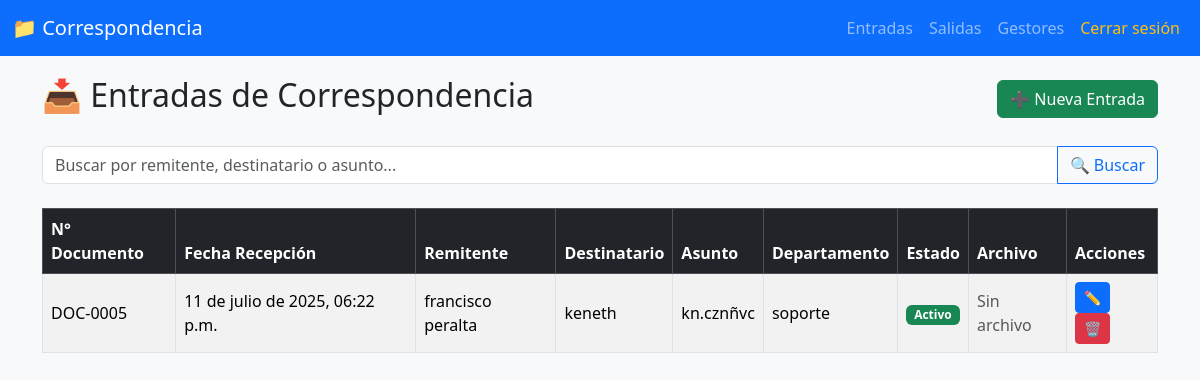
The page /entradas/ (signed in) on the database its author committed.
### correspondencia_app/models.py (models this page shows, shortened)
class EntradaCorrespondencia(models.Model):
    numero_documento = models.CharField(max_length=20, unique=True, editable=False)
    fecha_recepcion = models.DateTimeField(auto_now_add=True)
    remitente = models.CharField(max_length=100)
    destinatario = models.CharField(max_length=100)
    asunto = models.TextField()
    departamento_destino = models.CharField(max_length=100)
    estado = models.CharField(max_length=50)
    archivo_adjunto = models.FileField(upload_to='archivos_entrada/', blank=True, null=True)
    observaciones = models.TextField(blank=True)

### correspondencia_app/views.py (the view)
# urls.py: path('entradas/', views.entrada_list, name='entrada_list'),
@login_required
@user_passes_test(lambda u: es_administrador(u) or es_editor(u) or es_visualizador(u))
def entrada_list(request):
    query = request.GET.get("q")
    if query:
        entradas = EntradaCorrespondencia.objects.filter(
            Q(numero_documento__icontains=query) |
            Q(remitente__icontains=query) |
            Q(destinatario__icontains=query) |
            Q(asunto__icontains=query) |
            Q(departamento_destino__icontains=query) |
            Q(estado__icontains=query)
        )
    else:
        entradas = EntradaCorrespondencia.objects.all()
    return render(request, 'correspondencia_app/entrada_list.html', {'entradas': entradas})

### correspondencia_app/views.py (called while the page is built)
def es_administrador(user):
    return user.groups.filter(name='Administrador').exists()

### templates/correspondencia_app/entrada_list.html (shortened to what this page needs)
{% extends 'correspondencia_app/base.html' %}
{% load static %}
{% block content %}
<div class="d-flex justify-content-between align-items-center mb-4">
    <h2>📥 Entradas de Correspondencia</h2>
    <a href="{% url 'correspondencia_app:entrada_create' %}" class="btn btn-success">
        ➕ Nueva Entrada
    </a>
</div>
<form method="GET" class="mb-4">
    <div class="input-group">
        <input type="text" name="q" placeholder="Buscar por remitente, destinatario o asunto..." class="form-control" value="{{ request.GET.q }}">
        <button type="submit" class="btn btn-outline-primary">🔍 Buscar</button>
    </div>
</form>
{% if entradas %}
<div class="table-responsive">
    <table class="table table-striped table-bordered align-middle">
        <thead class="table-dark">
            <tr>
                <th>N° Documento</th>
                <th>Fecha Recepción</th>
                <th>Remitente</th>
                <th>Destinatario</th>
                <th>Asunto</th>
                <th>Departamento</th>
                <th>Estado</th>
                <th>Archivo</th>
                <th>Acciones</th>
            </tr>
        </thead>
        <tbody>
            {% for entrada in entradas %}
            <tr>
                <td>{{ entrada.numero_documento }}</td>
                <td>{{ entrada.fecha_recepcion|date:"d \d\e F \d\e Y, h:i a" }}</td>
                <td>{{ entrada.remitente }}</td>
                <td>{{ entrada.destinatario }}</td>
                <td>{{ entrada.asunto }}</td>
                <td>{{ entrada.departamento_destino }}</td>
                <td>
                    <span class="badge bg-{{ entrada.estado|yesno:'success,danger' }}">
                        {{ entrada.estado }}
                    </span>
                </td>
                <td>
                    {% if entrada.archivo_adjunto %}
                        <a href="{{ entrada.archivo_adjunto.url }}" class="btn btn-sm btn-outline-secondary" target="_blank">📎 Ver</a>
                    {% else %}
                        <span class="text-muted">Sin archivo</span>
                    {% endif %}
                </td>
                <td>
                    <a href="{% url 'correspondencia_app:entrada_edit' entrada.pk %}" class="btn btn-sm btn-primary">✏️</a>
                    <a href="{% url 'correspondencia_app:entrada_delete' entrada.pk %}" class="btn btn-sm btn-danger">🗑️</a>
                </td>
            </tr>
            {% endfor %}
        </tbody>
    </table>
</div>
{% else %}
<div class="alert alert-warning">No se encontraron entradas de correspondencia.</div>
{% endif %}
{% endblock %}

### templates/correspondencia_app/base.html (style rules this page uses)
body { background-color: #f8f9fa; }

### rows shown on the page
EntradaCorrespondencia: numero_documento "DOC-0005", fecha_recepcion "11 de julio de 2025, 06:22 p.m.", remitente "francisco peralta", destinatario "keneth", asunto "kn.cznñvc", departamento_destino "soporte", estado "Activo", archivo_adjunto "Sin archivo"
